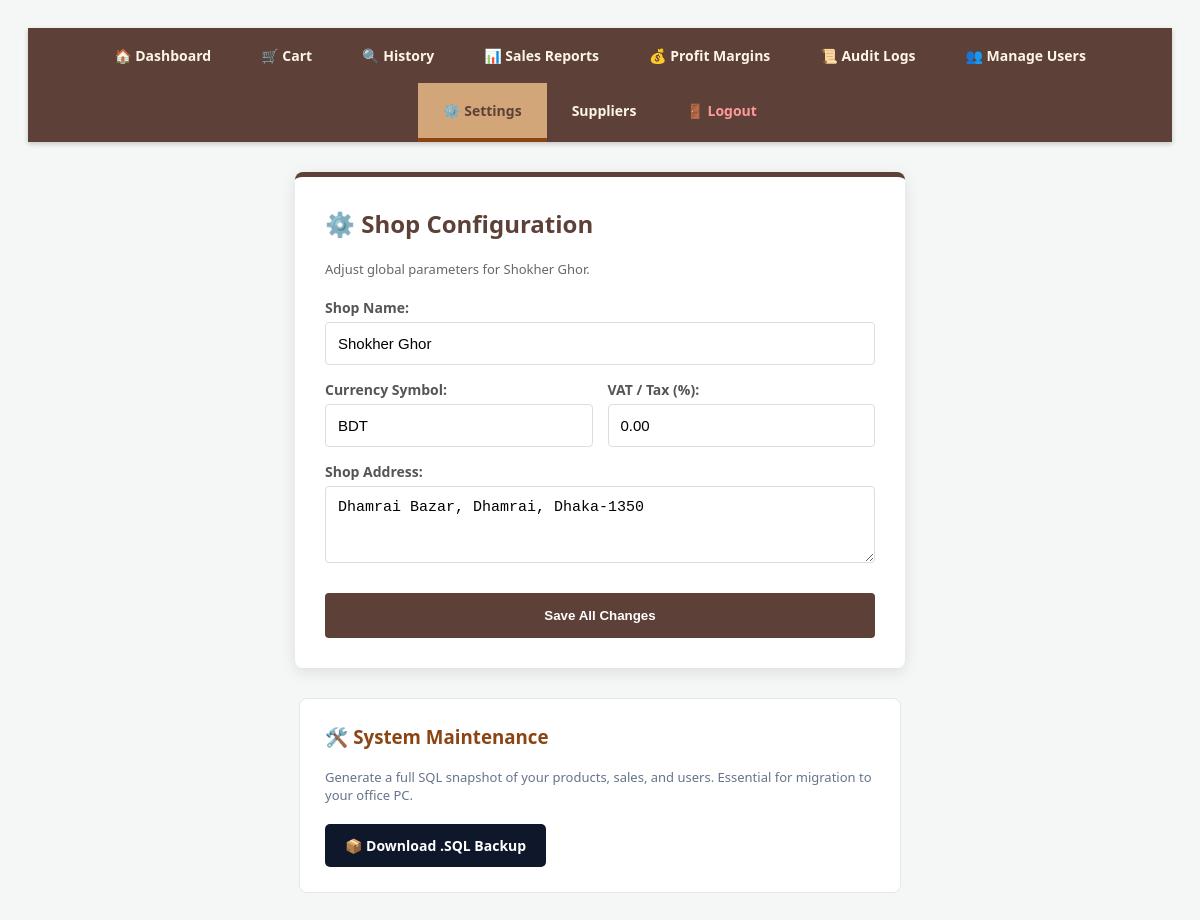
The page /settings.php (signed in) on the database its author committed.
### tables this page shows
CREATE TABLE `shop_settings` (
  `id` int(11) NOT NULL,
  `shop_name` varchar(255) DEFAULT NULL,
  `currency` varchar(10) DEFAULT NULL,
  `address` text DEFAULT NULL,
  `tax_rate` decimal(5,2) DEFAULT 0.00
);

### settings.php (the view, shortened to what this page needs)
<?php
include 'db_connect.php';
$res = mysqli_query($conn, "SELECT * FROM shop_settings WHERE id = 1");
$settings = mysqli_fetch_assoc($res);
?>
<!DOCTYPE html>
<html>
<head>
</head>
<body>
<?php include 'navigation.php'; ?>
<div class="settings-card">
    <h2>⚙️ Shop Configuration</h2>
    <p style="color: #666; font-size: 13px; margin-bottom: 20px;">Adjust global parameters for Shokher Ghor.</p>
    <form method="POST">
        <label>Shop Name:</label>
        <input type="text" name="shop_name" value="<?php echo htmlspecialchars($settings['shop_name']); ?>" required>
        <div style="display: flex; gap: 15px;">
            <div style="flex: 1;">
                <label>Currency Symbol:</label>
                <input type="text" name="currency" value="<?php echo htmlspecialchars($settings['currency']); ?>" required placeholder="BDT">
            </div>
            <div style="flex: 1;">
                <label>VAT / Tax (%):</label>
                <input type="number" name="tax_rate" step="0.01" value="<?php echo $settings['tax_rate']; ?>" required>
            </div>
        </div>
        <label>Shop Address:</label>
        <textarea name="address" rows="3"><?php echo htmlspecialchars($settings['address']); ?></textarea>
        <button type="submit" name="save_settings" class="btn-save">Save All Changes</button>
    </form>
</div>
<div class="maintenance-box">
    <h3 style="color: #8b4513; margin-top: 0;">🛠️ System Maintenance</h3>
    <p style="font-size: 13px; color: #64748b; margin-bottom: 20px;">
        Generate a full SQL snapshot of your products, sales, and users. Essential for migration to your office PC.
    </p>
    <a href="backup_db.php" style="display: inline-block; background: #0f172a; color: white; padding: 12px 20px; text-decoration: none; border-radius: 5px; font-weight: bold; font-size: 14px; transition: 0.3s;">
        📦 Download .SQL Backup
    </a>
</div>
</body>
</html>

### settings.php (style rules this page uses)
body { font-family: 'Segoe UI', Tahoma, Geneva, Verdana, sans-serif; background: #f4f7f6; padding: 20px; }
.settings-card { background: white; padding: 30px; border-radius: 8px; max-width: 550px; margin: auto; box-shadow: 0 4px 15px rgba(0,0,0,0.1); border-top: 5px solid #5d4037; }
h2 { color: #5d4037; margin-top: 0; }
label { display: block; margin-top: 15px; font-weight: bold; font-size: 14px; color: #555; }
input, textarea { width: 100%; padding: 12px; margin-top: 5px; border: 1px solid #ddd; border-radius: 4px; box-sizing: border-box; font-size: 15px; }
.btn-save { background: #5d4037; color: white; border: none; padding: 15px; width: 100%; cursor: pointer; font-weight: bold; border-radius: 4px; margin-top: 25px; transition: 0.3s; }
.maintenance-box { background: #fff; padding: 25px; border-radius: 8px; border: 1px solid #e2e8f0; max-width: 550px; margin: 30px auto; }

### rows shown on the page
shop_settings: shop_name "Shokher Ghor", currency "BDT", tax_rate "0.00", address "Dhamrai Bazar, Dhamrai, Dhaka-1350"
